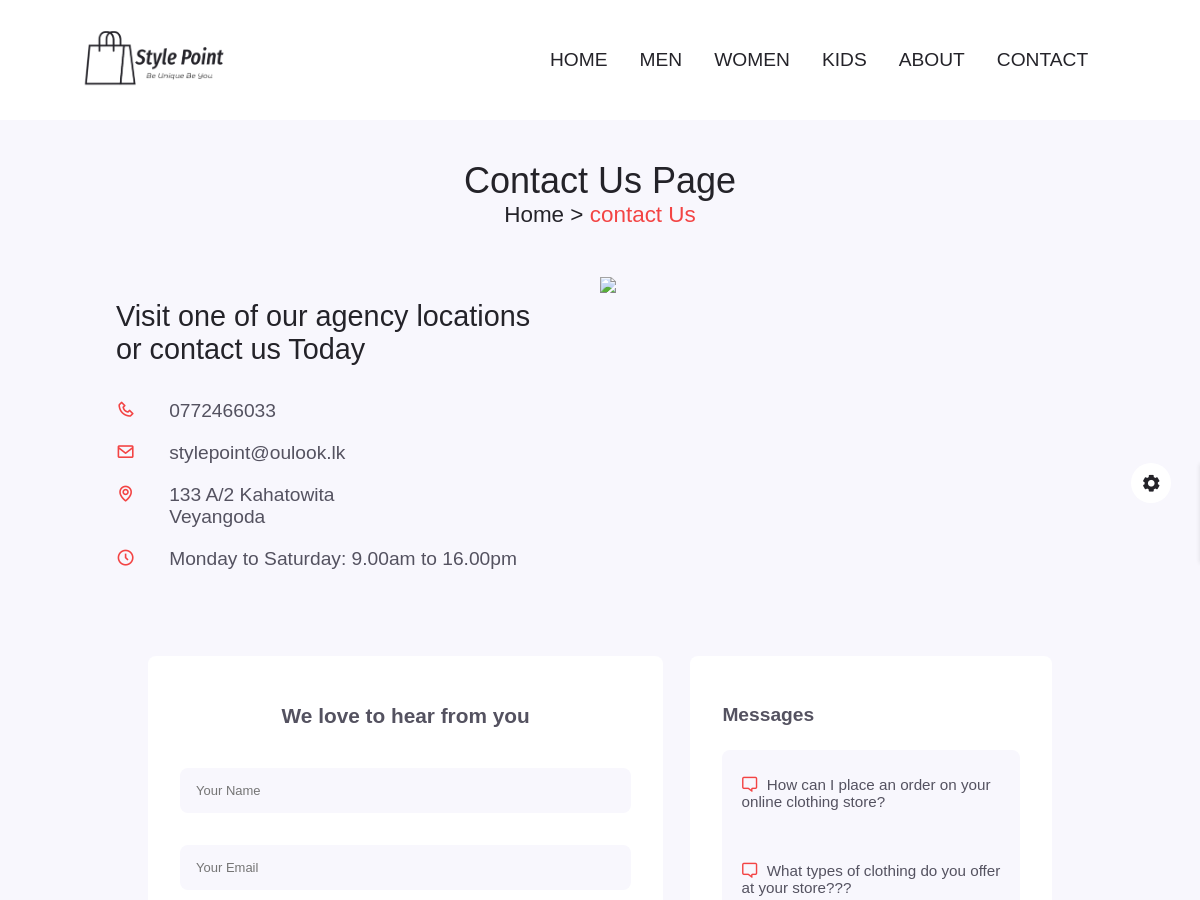
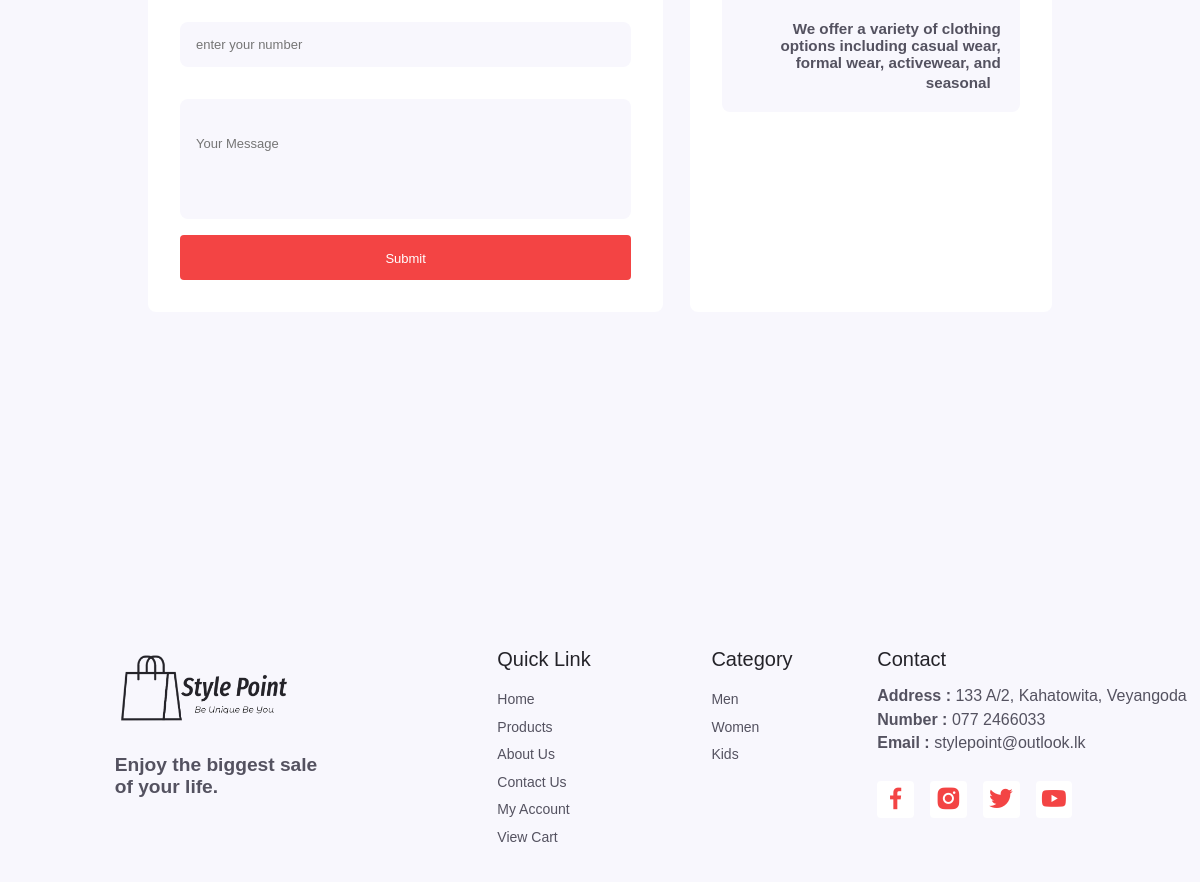
Screenshot of /contect.php with the database file from the repository (2 pictures, top to bottom).
### tables this page shows
CREATE TABLE `messages` (
  `msg_ID` int(100) NOT NULL,
  `name` varchar(100) NOT NULL,
  `email` varchar(100) NOT NULL,
  `number` int(10) NOT NULL,
  `message` varchar(10000) NOT NULL,
  `send_date` date NOT NULL,
  `reply` varchar(1000) NOT NULL,
  `reply_date` date NOT NULL
);

### contect.php (the view, shortened to what this page needs)
<?php
include 'components/connect.php';
?>
<!DOCTYPE html>
<html lang="en">
    <head>
        <link rel="stylesheet" href="css/swiper-bundle.min.css">
        <link rel="stylesheet" href="css/style.css">
        <link rel="stylesheet" class="js-color-style" href="css/colors/color-1.css">
        <link href="https://cdn.jsdelivr.net/npm/remixicon@3.2.0/fonts/remixicon.css" rel="stylesheet">
        <link href='https://unpkg.com/boxicons@2.1.4/css/boxicons.min.css' rel='stylesheet'>
        <link href="/website/css/uicons-bold-rounded.css" rel="stylesheet">
        <link rel="stylesheet" href="">
    </head>
    <body>
        <?php include 'components/user_header.php'; ?>
        <main class="main">
            <section class="contact section container">
                <h2 class="breadcrumb__title">Contact Us Page</h2>
                <h3 class="breadcrumb__subtitle">Home > <span> contact Us</span></h3>
                    <div class="contact__information grid">
                                <div class="information">
                                    <h3> Visit one of our agency locations or contact us Today</h3>
                                    <div>
                                        <li>
                                            <i class="bx bx-phone contact__icon"></i>
                                            <p>0772466033</p>
                                        </li>
                                        <li>
                                            <i class="bx bx-envelope contact__icon"></i>
                                            <p>stylepoint@oulook.lk</p>
                                        </li>
                                        <li>
                                            <i class="bx bx-map contact__icon"></i>
                                            <p>133 A/2 Kahatowita <br>Veyangoda</p>
                                        </li>
                                        <li>
                                            <i class='bx bx-time-five'></i>
                                            <p>Monday to Saturday: 9.00am to 16.00pm</p>
                                        </li>
                                    </div>
                                </div>
                                <div class="contact__img">
                                    <img src="images/about_us/contect-1.png">
                                </div>
                    </div><br><br>
                    <div class="contact__form-container grid">
                        <div class="contact__form">
                            <div class="contact__title">We love to hear from you</div>
                            <form action="" method="post" class="contact__form-form">
                                <input type="text" name="name" placeholder="Your Name" class="form__input" maxlength="50">
                                <input type="email" name="email" placeholder="Your Email" class="form__input" maxlength="50" oninput="this.value = this.value.replace(/\s/g, '')">
                                <input type="number" name="number" min="0" max="9999999999" class="form__input" placeholder="enter your number" required maxlength="10" oninput="enforceLength(this, 10)">
                                <input type="text" name="msg" placeholder="Your Message" class="form__input-message">
                                <input type="submit" value="Submit" name="message" class="success">
                            </form>
                        </div>
                        <div class="contact__reply">
                            <div class="message_title">Messages</div>
                            <div class="replys">
                            <?php
                                $select_messages = $conn->prepare("SELECT * FROM `messages` ORDER BY `msg_ID` DESC LIMIT 5");
                                $select_messages->execute();
                                if($select_messages->rowCount() > 0){
                                    while($fetch_messages = $select_messages->fetch(PDO::FETCH_ASSOC)){
                            ?>
                                <div class="messages">
                                    <div class="msg"><i class="fa-regular fa-message fa-flip-horizontal"></i><?= $fetch_messages['message']; ?></div>
                                </div>
                                <div class="reply">
                                    <div class="ans"><?= $fetch_messages['reply']; ?><i class="ri-reply-line"></i></div>
                                </div>
                            <?php
                                    }
                                }else{
                                    echo '<p class="empty">you have no messages</p>';
                                }
                            ?>
                            </div>
                        </div>
                    </div>
                </section>
                <section class="feature section container">
                </section>
        </main>
        <?php include 'components/user_footer.php'; ?>
    </body>
</html>

### css/style.css (style rules this page uses)
:root { --header-height: 3.5rem; --hue: 0; --first-color: hsl(var(--hue), 88%, 61%); --first-color-alt: hsl(var(--hue), 88%, 58%); --title-color: hsl(250, 8%, 15%); --text-color: hsl(250, 8%, 35%); --body-color: hsl(250, 60%, 98%); --container-color: #fff; --shadow: hsla(0, 0%, 15%, .1); --scroll-bar-color: hsl(250, 12%, 90%); --scroll-thumb-color: hsl(250, 12%, 80%); --border-color-alt: hsl(113, 13%, 90%); --body-font: 'Roboto Slab', sans-serif; --bigest-font-size: 4rem; --h1-font-size: 2.25rem; --h2-font-size: 1.5rem; --h3-font-size: 1.25rem; --normal-font-size: 1.2rem; --small-font-size: .875rem; --smaller-font-size: .813rem; --font-medium: 500; --font-bold: 600; --mb-0-5: .5rem; --mb-0-75: .75rem; --mb-1: 1rem; --mb-1-5: 1.5rem; --mb-2: 2rem; --mb-2-5: 2.5rem; --mb-3: 3rem; --z-tooltip: 10; --z-fixed: 100; }
* { box-sizing: border-box; margin: 0; padding: 0; }
html { scroll-behavior: smooth; }
body, button, input { font-family: var(--body-font); font-size: var(--normal-font-size); }
body { background-color: var(--body-color); color: var(--text-color); }
h1, h2, h3, h4 { color: var(--title-color); font-weight: var(--font-medium); }
img { max-width: 100%; height: auto; }
button, input { border: none; outline: none; }
.section { padding: 7rem 0 2rem; }
.section__title, .breadcrumb__title { font-size: var(--h1-font-size); }
.section__title, .breadcrumb__subtitle { margin-bottom: var(--mb-3); }
.section__title, .breadcrumb__title, .breadcrumb__subtitle { text-align: center; }
.breadcrumb__subtitle span { color: var(--first-color); }
.container { max-width: 968px; margin-left: auto; margin-right: auto; padding-top: 10rem; }
.grid { display: grid; }
.contact__information { grid-template-columns: 50% 50%; margin-bottom: var(--mb-2); }
.information { width: 90%; }
.information h3 { font-size: 1.8rem; margin-top: 1.5rem; margin-bottom: 1.5rem; }
.information li { list-style: none; display: flex; padding: 10px 0; }
.information li i { font-size: var(--normal-font-size); padding-right: 22px; color: var(--first-color); margin-right: var(--mb-0-75); }
.information li p { margin: 0; font-size: var(--normal-font-size); }
.contact__title { font-size: 1.3rem; font-weight: bold; text-align: center; padding-top: 1rem; padding-bottom: 1.5rem; }
.contact__form-container { padding: 0 2rem 0 2rem; grid-template-columns: 60% 40%; }
.contact__form { width: 95%; text-align: center; background-color: var(--container-color); border-radius: .5rem; padding: 2rem 1rem; }
.contact__form-form { width: 100%; border-radius: .5rem; padding-right: 1rem; padding-left: 1rem; text-align: center; }
.form__input { width: 100%; padding-inline: 1rem; height: 45px; border-radius: 0.5rem; font-size: var(--smaller-font-size); margin: 1rem 0; background-color: var(--body-color); border: none; }
.form__input-message { width: 100%; padding-inline: 1rem; height: 120px; border-radius: 0.5rem; font-size: var(--smaller-font-size); margin: 1rem 0; background-color: var(--body-color); border: none; padding-bottom: 2rem; }
.contact__reply { width: auto; background-color: var(--container-color); border-radius: .5rem; padding: 2rem; }
.message_title { font-size: 1.2rem; font-weight: bold; text-align: left; padding-top: 1rem; padding-bottom: 1.5rem; }
.replys { background-color: var(--body-color); border-radius: .5rem; padding: 1.2rem; }
.messages { padding-top: .4rem; }
.msg i { text-align: left; color: var(--first-color); margin-right: 10px; }
.msg { text-align: left; font-size: .95rem; }
.reply { font-size: 1rem; padding-top: 1.5rem; font-weight: 600; }
.ans { text-align: right; font-size: .95rem; }
.success { display: inline-block; cursor: pointer; border: none; background: var(--first-color); color: #fff; font-weight: var(--font-medium); border-radius: .25rem .25rem .25rem .25rem; width: 100%; height: 45px; font-size: var(--smaller-font-size); text-align: center; padding-top: 1rem; padding-bottom: 1rem; }

### css/colors/color-1.css (style rules this page uses)
:root { --hue: 0; --first-color: hsl(var(--hue), 88%, 61%); --first-color-alt: hsl(var(--hue), 88%, 58%) }

### rows the page displays
messages: message "How can I place an order on your online clothing store?"
messages: message "What types of clothing do you offer at your store???", reply "We offer a variety of clothing options including casual wear, formal wear, activewear, and seasonal"
